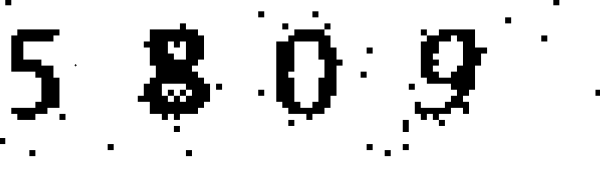
#> input picture Crack/yzm/字母数字验证码/5809.png, 600 x 178 px
$ python demo1.py
#> lines starting #> are read from the running program, lines starting #| are printed output that depends on the picture; after the words box and inside, x2 and y2 are one past the last pixel; in counts of white or black regions, pixels touching at a corner belong together
#> further down, src is the input picture: shape (178, 600, 3); min 0, max 255, mean 223.9
# coding=utf-8
import cv2 as cv
import numpy as np
from PIL import Image
import pytesseract as tess

'''
https://github.com/UB-Mannheim/tesseract/wiki
从网上找到相应的‘Tesseract-OCR’下载安装（寻找对应版本）：https://github.com/tesseract-ocr/tesseract/wiki
安装后的默认文件路径为（这里使用的是Windows版本）：C:\Program Files (x86)\Tesseract-OCR\
然后将源码中的：
tesseract_cmd = 'tesseract'
更改为：
tesseract_cmd = r'C:\Program Files (x86)\Tesseract-OCR\tesseract.exe'
再次运行之前的PY脚本，成功.
'''


def recognize_text():
    # 实现色彩空间转换 转换为灰度图
    gray = cv.cvtColor(src, cv.COLOR_BGR2GRAY)
    # 使整个图像呈现出明显的黑白效果 二值化取反|提取图像最佳阈值
    ret, binary = cv.threshold(gray, 0, 255, cv.THRESH_BINARY_INV | cv.THRESH_OTSU)
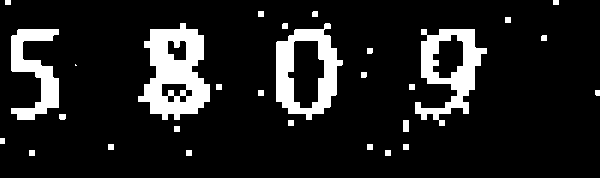
#> binary: shape (178, 600); 12.3% white; 29 white regions (1 under 20 px), largest, box (x1, y1, x2, y2) and area: (138, 23, 210, 120) 4117, (276, 23, 343, 120) 3018, (415, 29, 487, 126) 2912
#> ret = 130
    # 获取结构元素 变形修正
    kernel = cv.getStructuringElement(cv.MORPH_RECT, (1, 2))
    # 形态变异 变形_打开
    bin1 = cv.morphologyEx(binary, cv.MORPH_OPEN, kernel)
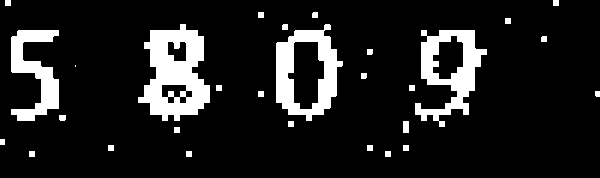
#> bin1: shape (178, 600); 12.3% white; 29 white regions (1 under 20 px), largest, box (x1, y1, x2, y2) and area: (138, 24, 210, 121) 4117, (276, 24, 343, 121) 3018, (415, 30, 487, 127) 2912
    # 变形校正
    kernel = cv.getStructuringElement(cv.MORPH_RECT, (2, 1))
    # 形态变异 变形_打开
    open_out = cv.morphologyEx(bin1, cv.MORPH_OPEN, kernel)
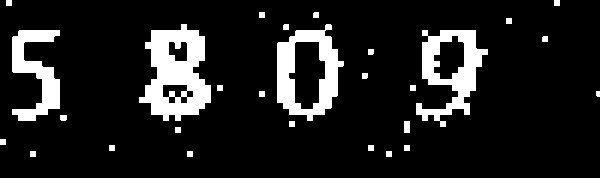
#> open_out: shape (178, 600); 12.3% white; 28 white regions, largest, box (x1, y1, x2, y2) and area: (139, 24, 211, 121) 4117, (277, 24, 344, 121) 3018, (416, 30, 488, 127) 2912
    #打开处理后的图片
    cv.imshow("ninary-image", open_out)
    # 对图像（灰度图像或彩色图像均可）每个像素值进行二进制“非”操作
    cv.bitwise_not(open_out, open_out)
    # 实现array到image的转换
    textImage = Image.fromarray(open_out)
    # 获取图片的字符串
    text = tess.image_to_string(textImage)
    print(f'识别结果为：{text}')


# 读取要识别的验证码
src = cv.imread('./5809.png')
# 设置窗口名字，窗口_自动调整大小
cv.namedWindow('input image', cv.WINDOW_AUTOSIZE)
# 打开验证码图片
cv.imshow("input image", src)
# 识别验证码
recognize_text()
#> (the call stopped at in recognize_text, `text = tess.image_to_string(textImage)`: pytesseract is not available in this run)
# 显示出图像后将暂停，等待接收一个键盘输入
cv.waitKey(0)
# 销毁所有窗口
cv.destroyAllWindows()
